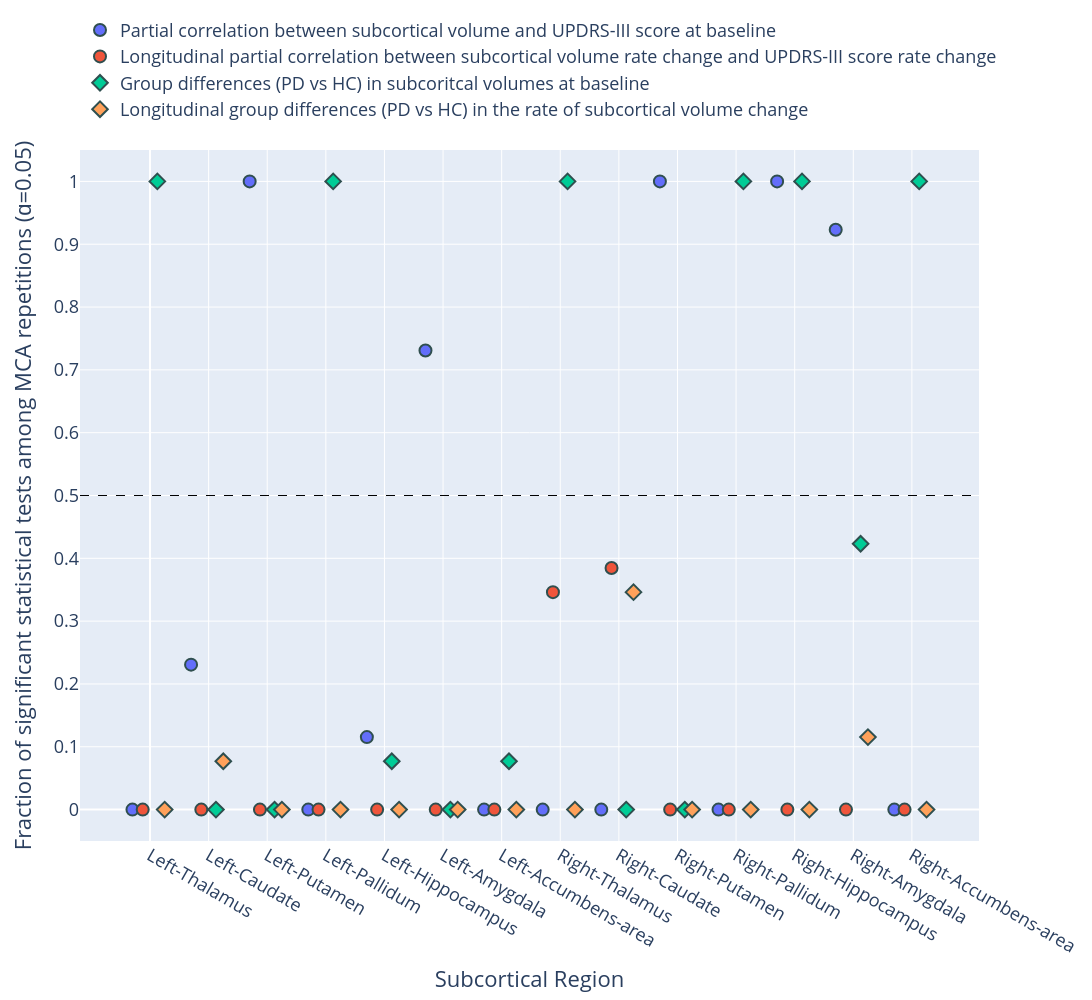

The code cell stored with this chart in its notebook:
### Code cell
pcorr_baseline_subcortical_volume_avg = get_pcorr_baseline()[
    "baseline_subcortical_volume_avg"
]
pcorr_longitudinal_subcortical_volume_avg = get_pcorr_long()[
    "longitudinal_subcortical_volume_avg"
]
ancova_baseline_subcortical_volume_avg = get_ancova_baseline()[
    "baseline_subcortical_volume_avg"
]
ancova_longitudinal_subcortical_volume_avg = get_ancova_long()[
    "longitudinal_subcortical_volume_avg"
]

fig = go.Figure()

colormap = px.colors.qualitative.Plotly
marker_size = 12
symbol_pcorr = "circle"
symbol_ancova = "diamond"
marker_line = dict(width=2, color="DarkSlateGrey")


def get_jittered_positions(length, jitter_amount):
    # Generate random jitter for x-axis positions
    # jit = np.random.uniform(-jitter_amount, jitter_amount, length)
    return [x + jitter_amount for x in range(length)]


# Create the scatter plot with jitter
pcorr_base = go.Scatter(
    x=get_jittered_positions(
        pcorr_baseline_subcortical_volume_avg["region"].shape[0], -0.3
    ),
    y=pcorr_baseline_subcortical_volume_avg["significant"],
    mode="markers",
    marker=dict(
        color=colormap[0], size=marker_size, symbol=symbol_pcorr, line=marker_line
    ),
    name="Partial correlation between subcortical volume and UPDRS-III score at baseline",
    text=pcorr_baseline_subcortical_volume_avg[
        "region"
    ],  # Store original region names as hover text
)

pcorr_long = go.Scatter(
    x=get_jittered_positions(
        pcorr_longitudinal_subcortical_volume_avg["region"].shape[0], -0.125
    ),
    y=pcorr_longitudinal_subcortical_volume_avg["significant"],
    mode="markers",
    marker=dict(
        color=colormap[1], size=marker_size, symbol=symbol_pcorr, line=marker_line
    ),
    name="Longitudinal partial correlation between subcortical volume rate change and UPDRS-III score rate change",
)

ancova_base = go.Scatter(
    x=get_jittered_positions(
        ancova_baseline_subcortical_volume_avg["region"].shape[0], 0.125
    ),
    y=ancova_baseline_subcortical_volume_avg["significant"],
    mode="markers",
    marker=dict(
        color=colormap[2], size=marker_size, symbol=symbol_ancova, line=marker_line
    ),
    name="Group differences (PD vs HC) in subcoritcal volumes at baseline",
)

ancova_long = go.Scatter(
    x=get_jittered_positions(
        ancova_longitudinal_subcortical_volume_avg["region"].shape[0], 0.25
    ),
    y=ancova_longitudinal_subcortical_volume_avg["significant"],
    mode="markers",
    marker=dict(
        color=colormap[4], size=marker_size, symbol=symbol_ancova, line=marker_line
    ),
    name="Longitudinal group differences (PD vs HC) in the rate of subcortical volume change",
)

fig.add_trace(pcorr_base)
fig.add_trace(pcorr_long)
fig.add_trace(ancova_base)
fig.add_trace(ancova_long)

fig.update_xaxes(
    title="Subcortical Region",
    tickmode="array",
    tickvals=list(range(len(pcorr_baseline_subcortical_volume_avg["region"]))),
    ticktext=pcorr_baseline_subcortical_volume_avg["region"],
)
fig.update_yaxes(
    title="Fraction of significant statistical tests among MCA repetitions (ɑ=0.05)",
    range=[-0.05, 1.05],
    dtick=0.1,
)


# Position legend within grid top-left
fig.update_layout(
    legend=dict(
        x=0.0,
        y=1.20,
        xanchor="left",
        yanchor="top",
        orientation="h",
        bgcolor="rgba(255, 255, 255, 0)",
    )
)

# Increase font size
fig.update_layout(font=dict(size=18))

fig.add_hline(y=0.5, line_color="black", line_width=1, line_dash="dash")

fig.update_layout(width=1200, height=1000)

plotly.io.write_image(fig, "significance_correlation.pdf")
fig.show()

### Figure 1 — Plotly figure (JSON) as saved in the notebook; plotly's stock layout.template omitted (floating-point values rounded to 4 significant figures)
{"data": [{"marker": {"color": "#636EFA", "line": {"color": "DarkSlateGrey", "width": 2}, "size": 12, "symbol": "circle"}, "mode": "markers", "name": "Partial correlation between subcortical volume and UPDRS-III score at baseline", "text": ["Left-Thalamus", "Left-Caudate", "Left-Putamen", "Left-Pallidum", "Left-Hippocampus", "Left-Amygdala", "Left-Accumbens-area", "Right-Thalamus", "Right-Caudate", "Right-Putamen", "Right-Pallidum", "Right-Hippocampus", "Right-Amygdala", "Right-Accumbens-area"], "type": "scatter", "x": [-0.3, 0.7, 1.7, 2.7, 3.7, 4.7, 5.7, 6.7, 7.7, 8.7, 9.7, 10.7, 11.7, 12.7], "y": [0, 0.2308, 1, 0, 0.1154, 0.7308, 0, 0, 0, 1, 0, 1, 0.9231, 0]}, {"marker": {"color": "#EF553B", "line": {"color": "DarkSlateGrey", "width": 2}, "size": 12, "symbol": "circle"}, "mode": "markers", "name": "Longitudinal partial correlation between subcortical volume rate change and UPDRS-III score rate change", "type": "scatter", "x": [-0.125, 0.875, 1.875, 2.875, 3.875, 4.875, 5.875, 6.875, 7.875, 8.875, 9.875, 10.88, 11.88, 12.88], "y": [0, 0, 0, 0, 0, 0, 0, 0.3462, 0.3846, 0, 0, 0, 0, 0]}, {"marker": {"color": "#00CC96", "line": {"color": "DarkSlateGrey", "width": 2}, "size": 12, "symbol": "diamond"}, "mode": "markers", "name": "Group differences (PD vs HC) in subcoritcal volumes at baseline", "type": "scatter", "x": [0.125, 1.125, 2.125, 3.125, 4.125, 5.125, 6.125, 7.125, 8.125, 9.125, 10.12, 11.12, 12.12, 13.12], "y": [1, 0, 0, 1, 0.07692, 0, 0.07692, 1, 0, 0, 1, 1, 0.4231, 1]}, {"marker": {"color": "#FFA15A", "line": {"color": "DarkSlateGrey", "width": 2}, "size": 12, "symbol": "diamond"}, "mode": "markers", "name": "Longitudinal group differences (PD vs HC) in the rate of subcortical volume change", "type": "scatter", "x": [0.25, 1.25, 2.25, 3.25, 4.25, 5.25, 6.25, 7.25, 8.25, 9.25, 10.25, 11.25, 12.25, 13.25], "y": [0, 0.07692, 0, 0, 0, 0, 0, 0, 0.3462, 0, 0, 0, 0.1154, 0]}], "layout": {"font": {"size": 18}, "height": 1000, "legend": {"bgcolor": "rgba(255, 255, 255, 0)", "orientation": "h", "x": 0, "xanchor": "left", "y": 1.2, "yanchor": "top"}, "shapes": [{"line": {"color": "black", "dash": "dash", "width": 1}, "type": "line", "x0": 0, "x1": 1, "xref": "x domain", "y0": 0.5, "y1": 0.5, "yref": "y"}], "width": 1200, "xaxis": {"tickmode": "array", "ticktext": ["Left-Thalamus", "Left-Caudate", "Left-Putamen", "Left-Pallidum", "Left-Hippocampus", "Left-Amygdala", "Left-Accumbens-area", "Right-Thalamus", "Right-Caudate", "Right-Putamen", "Right-Pallidum", "Right-Hippocampus", "Right-Amygdala", "Right-Accumbens-area"], "tickvals": [0, 1, 2, 3, 4, 5, 6, 7, 8, 9, 10, 11, 12, 13], "title": {"text": "Subcortical Region"}}, "yaxis": {"dtick": 0.1, "range": [-0.05, 1.05], "title": {"text": "Fraction of significant statistical tests among MCA repetitions (ɑ=0.05)"}}}}
